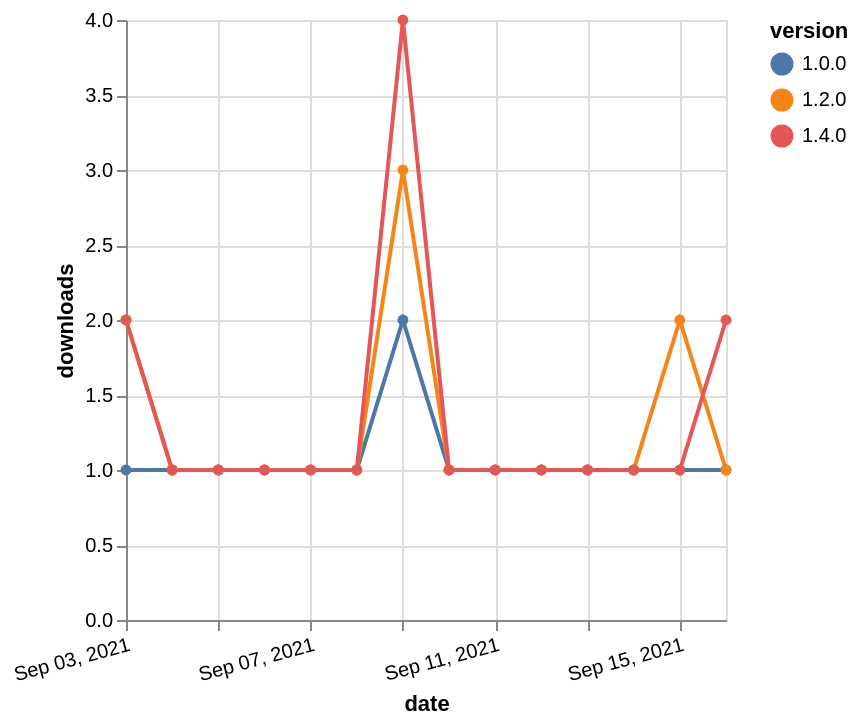

The Vega-Lite source for this figure:
### Vega-Lite specification from a JSON file in a GitHub repository (floating-point values rounded to 4 significant figures)
{"$schema": "https://vega.github.io/schema/vega-lite/v5.json", "description": "A simple bar chart with embedded data.", "data": {"values": [{"date": "2021-09-03", "total": 174, "delta": 1, "version": "1.0.0"}, {"date": "2021-09-04", "total": 175, "delta": 1, "version": "1.0.0"}, {"date": "2021-09-05", "total": 176, "delta": 1, "version": "1.0.0"}, {"date": "2021-09-06", "total": 177, "delta": 1, "version": "1.0.0"}, {"date": "2021-09-07", "total": 178, "delta": 1, "version": "1.0.0"}, {"date": "2021-09-08", "total": 179, "delta": 1, "version": "1.0.0"}, {"date": "2021-09-09", "total": 181, "delta": 2, "version": "1.0.0"}, {"date": "2021-09-10", "total": 182, "delta": 1, "version": "1.0.0"}, {"date": "2021-09-11", "total": 183, "delta": 1, "version": "1.0.0"}, {"date": "2021-09-12", "total": 184, "delta": 1, "version": "1.0.0"}, {"date": "2021-09-13", "total": 185, "delta": 1, "version": "1.0.0"}, {"date": "2021-09-14", "total": 186, "delta": 1, "version": "1.0.0"}, {"date": "2021-09-15", "total": 187, "delta": 1, "version": "1.0.0"}, {"date": "2021-09-16", "total": 188, "delta": 1, "version": "1.0.0"}, {"date": "2021-09-03", "total": 205, "delta": 2, "version": "1.2.0"}, {"date": "2021-09-04", "total": 206, "delta": 1, "version": "1.2.0"}, {"date": "2021-09-05", "total": 207, "delta": 1, "version": "1.2.0"}, {"date": "2021-09-06", "total": 208, "delta": 1, "version": "1.2.0"}, {"date": "2021-09-07", "total": 209, "delta": 1, "version": "1.2.0"}, {"date": "2021-09-08", "total": 210, "delta": 1, "version": "1.2.0"}, {"date": "2021-09-09", "total": 213, "delta": 3, "version": "1.2.0"}, {"date": "2021-09-10", "total": 214, "delta": 1, "version": "1.2.0"}, {"date": "2021-09-11", "total": 215, "delta": 1, "version": "1.2.0"}, {"date": "2021-09-12", "total": 216, "delta": 1, "version": "1.2.0"}, {"date": "2021-09-13", "total": 217, "delta": 1, "version": "1.2.0"}, {"date": "2021-09-14", "total": 218, "delta": 1, "version": "1.2.0"}, {"date": "2021-09-15", "total": 220, "delta": 2, "version": "1.2.0"}, {"date": "2021-09-16", "total": 221, "delta": 1, "version": "1.2.0"}, {"date": "2021-09-03", "total": 131, "delta": 2, "version": "1.4.0"}, {"date": "2021-09-04", "total": 132, "delta": 1, "version": "1.4.0"}, {"date": "2021-09-05", "total": 133, "delta": 1, "version": "1.4.0"}, {"date": "2021-09-06", "total": 134, "delta": 1, "version": "1.4.0"}, {"date": "2021-09-07", "total": 135, "delta": 1, "version": "1.4.0"}, {"date": "2021-09-08", "total": 136, "delta": 1, "version": "1.4.0"}, {"date": "2021-09-09", "total": 140, "delta": 4, "version": "1.4.0"}, {"date": "2021-09-10", "total": 141, "delta": 1, "version": "1.4.0"}, {"date": "2021-09-11", "total": 142, "delta": 1, "version": "1.4.0"}, {"date": "2021-09-12", "total": 143, "delta": 1, "version": "1.4.0"}, {"date": "2021-09-13", "total": 144, "delta": 1, "version": "1.4.0"}, {"date": "2021-09-14", "total": 145, "delta": 1, "version": "1.4.0"}, {"date": "2021-09-15", "total": 146, "delta": 1, "version": "1.4.0"}, {"date": "2021-09-16", "total": 148, "delta": 2, "version": "1.4.0"}]}, "width": "container", "mark": {"type": "line", "point": {"filled": true}}, "encoding": {"x": {"field": "date", "type": "temporal", "timeUnit": "yearmonthdate", "title": "date", "axis": {"labelAngle": -15}}, "y": {"field": "delta", "type": "quantitative", "title": "downloads"}, "color": {"field": "version", "type": "nominal"}, "tooltip": {"field": "delta"}}}
